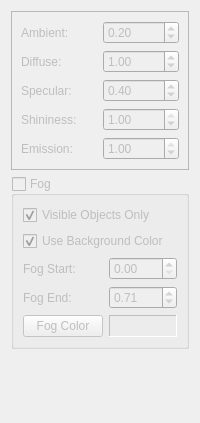
     <widget class="QWidget" name="MaterialsTab">
      <attribute name="title">
       <string>Materials</string>
      </attribute>
      <layout class="QVBoxLayout" name="verticalLayout_8">
       <item>
        <widget class="QFrame" name="materialsFrame_">
         <property name="enabled">
          <bool>false</bool>
         </property>
         <property name="font">
          <font>
           <weight>50</weight>
           <bold>false</bold>
          </font>
         </property>
         <property name="frameShape">
          <enum>QFrame::StyledPanel</enum>
         </property>
         <property name="frameShadow">
          <enum>QFrame::Raised</enum>
         </property>
         <layout class="QGridLayout" name="gridLayout_9">
          <item row="0" column="0">
           <widget class="QLabel" name="label_14">
            <property name="text">
             <string>Ambient:</string>
            </property>
           </widget>
          </item>
          <item row="0" column="1">
           <widget class="QDoubleSpinBox" name="ambientDoubleSpinBox_">
            <property name="maximum">
             <double>5.000000000000000</double>
            </property>
            <property name="singleStep">
             <double>0.050000000000000</double>
            </property>
            <property name="value">
             <double>0.200000000000000</double>
            </property>
           </widget>
          </item>
          <item row="1" column="0">
           <widget class="QLabel" name="label_15">
            <property name="text">
             <string>Diffuse:</string>
            </property>
           </widget>
          </item>
          <item row="1" column="1">
           <widget class="QDoubleSpinBox" name="diffuseDoubleSpinBox_">
            <property name="minimum">
             <double>0.000000000000000</double>
            </property>
            <property name="maximum">
             <double>5.000000000000000</double>
            </property>
            <property name="singleStep">
             <double>0.050000000000000</double>
            </property>
            <property name="value">
             <double>1.000000000000000</double>
            </property>
           </widget>
          </item>
          <item row="2" column="0">
           <widget class="QLabel" name="label_16">
            <property name="text">
             <string>Specular:</string>
            </property>
           </widget>
          </item>
          <item row="2" column="1">
           <widget class="QDoubleSpinBox" name="specularDoubleSpinBox_">
            <property name="minimum">
             <double>0.000000000000000</double>
            </property>
            <property name="maximum">
             <double>5.000000000000000</double>
            </property>
            <property name="singleStep">
             <double>0.050000000000000</double>
            </property>
            <property name="value">
             <double>0.400000000000000</double>
            </property>
           </widget>
          </item>
          <item row="3" column="0">
           <widget class="QLabel" name="label_17">
            <property name="text">
             <string>Shininess:</string>
            </property>
           </widget>
          </item>
          <item row="3" column="1">
           <widget class="QDoubleSpinBox" name="shininessDoubleSpinBox_">
            <property name="maximum">
             <double>1.000000000000000</double>
            </property>
            <property name="singleStep">
             <double>0.050000000000000</double>
            </property>
            <property name="value">
             <double>1.000000000000000</double>
            </property>
           </widget>
          </item>
          <item row="4" column="0">
           <widget class="QLabel" name="label_18">
            <property name="text">
             <string>Emission:</string>
            </property>
           </widget>
          </item>
          <item row="4" column="1">
           <widget class="QDoubleSpinBox" name="emissionDoubleSpinBox_">
            <property name="maximum">
             <double>1.000000000000000</double>
            </property>
            <property name="singleStep">
             <double>0.050000000000000</double>
            </property>
            <property name="value">
             <double>1.000000000000000</double>
            </property>
           </widget>
          </item>
         </layout>
        </widget>
       </item>
       <item>
        <widget class="QGroupBox" name="fogGroupBox_">
         <property name="enabled">
          <bool>false</bool>
         </property>
         <property name="font">
          <font>
           <weight>50</weight>
           <bold>false</bold>
          </font>
         </property>
         <property name="title">
          <string>Fog</string>
         </property>
         <property name="checkable">
          <bool>true</bool>
         </property>
         <property name="checked">
          <bool>false</bool>
         </property>
         <layout class="QGridLayout" name="gridLayout_10">
          <item row="0" column="0" colspan="2">
           <widget class="QCheckBox" name="fogOnVisibleObjectsCheckBox_">
            <property name="text">
             <string>Visible Objects Only</string>
            </property>
            <property name="checked">
             <bool>true</bool>
            </property>
           </widget>
          </item>
          <item row="1" column="0" colspan="2">
           <widget class="QCheckBox" name="fogUseBGColorCheckBox_">
            <property name="text">
             <string>Use Background Color</string>
            </property>
            <property name="checked">
             <bool>true</bool>
            </property>
           </widget>
          </item>
          <item row="2" column="0">
           <widget class="QLabel" name="label_19">
            <property name="text">
             <string>Fog Start:</string>
            </property>
           </widget>
          </item>
          <item row="2" column="1">
           <widget class="QDoubleSpinBox" name="fogStartDoubleSpinBox_">
            <property name="maximum">
             <double>1.000000000000000</double>
            </property>
            <property name="singleStep">
             <double>0.010000000000000</double>
            </property>
           </widget>
          </item>
          <item row="3" column="0">
           <widget class="QLabel" name="label_20">
            <property name="text">
             <string>Fog End:</string>
            </property>
           </widget>
          </item>
          <item row="3" column="1">
           <widget class="QDoubleSpinBox" name="fogEndDoubleSpinBox_">
            <property name="maximum">
             <double>2.000000000000000</double>
            </property>
            <property name="singleStep">
             <double>0.010000000000000</double>
            </property>
            <property name="value">
             <double>0.710000000000000</double>
            </property>
           </widget>
          </item>
          <item row="4" column="0">
           <widget class="QPushButton" name="fogColorPushButton_">
            <property name="text">
             <string>Fog Color</string>
            </property>
           </widget>
          </item>
          <item row="4" column="1">
           <widget class="QLabel" name="fogColorLabel_">
            <property name="frameShape">
             <enum>QFrame::Panel</enum>
            </property>
            <property name="frameShadow">
             <enum>QFrame::Sunken</enum>
            </property>
            <property name="text">
             <string/>
            </property>
           </widget>
          </item>
         </layout>
        </widget>
       </item>
       <item>
        <spacer name="verticalSpacer_4">
         <property name="orientation">
          <enum>Qt::Vertical</enum>
         </property>
         <property name="sizeHint" stdset="0">
          <size>
           <width>20</width>
           <height>63</height>
          </size>
         </property>
        </spacer>
       </item>
      </layout>
     </widget>
